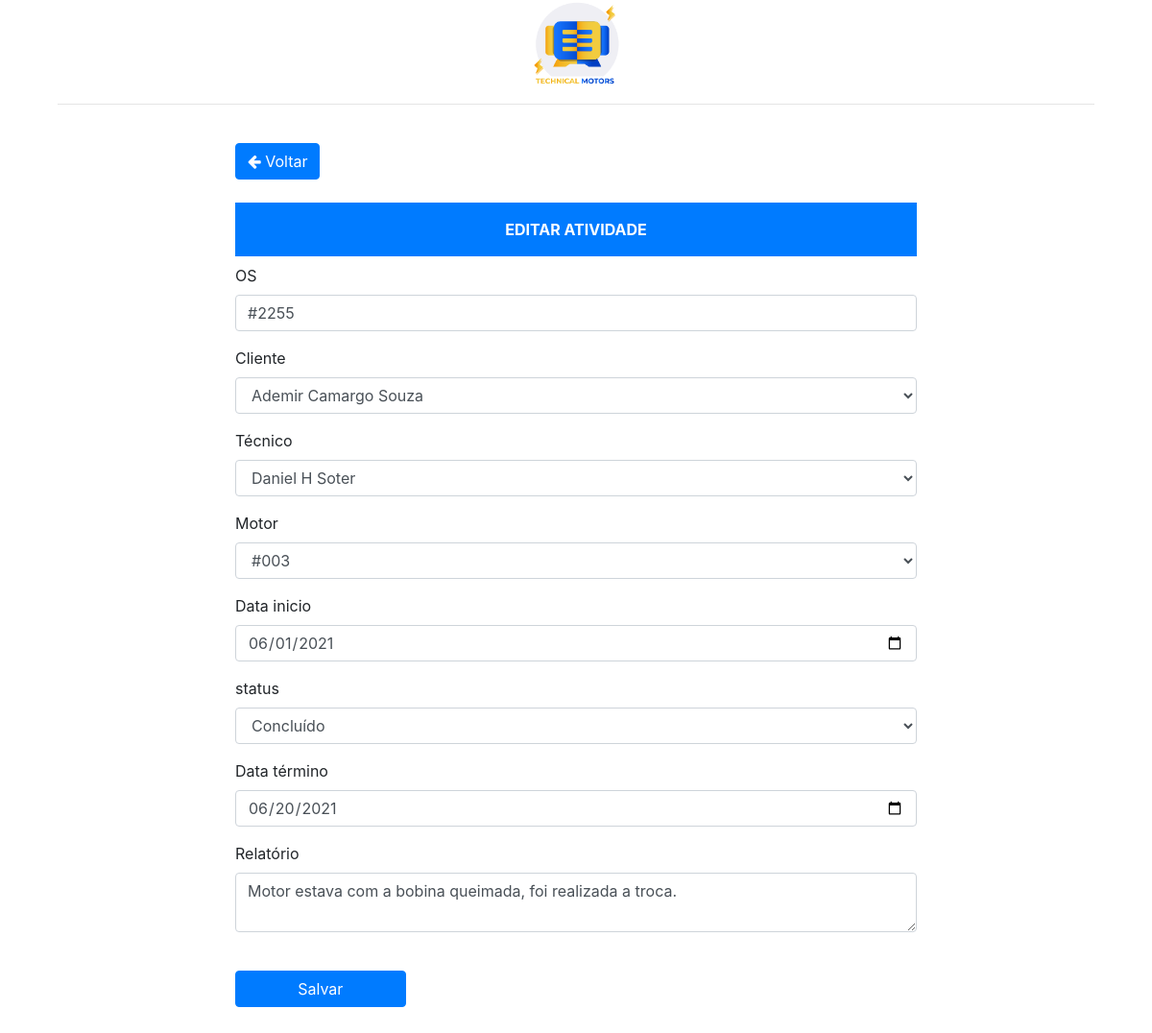
Page /atividade/1 on the committed database.
### app/models.py (models this page shows, shortened)
class Atividade(db.Model, UserMixin):
    __tablename__ = "atividades"
    id = db.Column(db.Integer, primary_key=True, autoincrement=True)
    ordem_servico = db.Column(db.String(84), nullable=False, unique=True, index=True)
    cliente = db.Column(db.String(84), nullable=False)
    motor = db.Column(db.String(84), nullable=False)
    usuario = db.Column(db.String(84), nullable=False)
    data_inicio = db.Column(db.Date(), nullable=False)
    status = db.Column(db.String(84), nullable=False)
    data_fim = db.Column(db.Date(), nullable=False)
    conclusao = db.Column(db.String(200), nullable=False)

### app/view_atividades/views.py (the view, shortened to what this page needs)
@atividades.route("/atividade/<int:id>", methods=["GET", "POST"])
def editar(id):
    atividade = Atividade.query.get(id)
    form = EditarAtividadeForm()
    form.ordem_servico.data = atividade.ordem_servico
    form.cliente.data = atividade.cliente
    form.motor.data = atividade.motor
    form.usuario.data = atividade.usuario
    form.data_inicio.data = atividade.data_inicio
    form.status.data = atividade.status
    form.data_fim.data = atividade.data_fim
    form.conclusao.data = atividade.conclusao
    return render_template("editar/editar_atividade.html", form=form)

### app/forms.py
class EditarAtividadeForm(FlaskForm):
    ordem_servico = StringField("OS", validators=[
        DataRequired("o campo é obrigatório")
    ])
    cliente = SelectField("Cliente")
    usuario = SelectField("Técnico")
    motor = SelectField("Motor")
    data_inicio = DateField("Data inicio", format="%Y-%m-%d")
    status = SelectField("status", choices = [('Aguardando'),('Em Andamento'), ('Concluído'), ('Pausado'), ('Cancelado')])
    data_fim = DateField("Data término", format="%Y-%m-%d")
    conclusao = TextAreaField("Relatório")
    submit = SubmitField("Salvar")
    def __init__(self, *args, **kwargs):
        super().__init__(*args, **kwargs)
        self.cliente.choices = [
            (clientes.nome, clientes.nome) for clientes in Clientes.query.all()
        ]
        self.usuario.choices = [
            (usuarios.nome, usuarios.nome) for usuarios in Usuario.query.all()
        ]
        self.motor.choices = [
            (motores.equipamento, motores.equipamento) for motores in Motores.query.all()
        ]

### app/templates/editar/editar_atividade.html
{% extends  'bases/base.html' %}
{% from 'bases/form.html' import render_form %}
{% block content %}
<div class="container vh-100">
  <div class="row justify-content-center">
      <img class="m-auto" src="/static/img/img-01.png" style="max-width: 100px" alt="IMG">
  </div>
      <hr></hr>
  <div class="row justify-content-center align-items-cent">
    <div class="col-8">
      <br>
      <a href="{{ url_for('atividades.home') }}" class="btn btn-primary">
        <i class="fa fa-arrow-left" aria-hidden="true"></i>
        Voltar
      </a>
      <br><br>
      <div class="p-3 mb-2 bg-primary text-white font-weight-bold text-center">EDITAR ATIVIDADE</div>
      {{ render_form(form) }}
      <br><br><br><br>
    </div>
  </div>
{% endblock %}

### app/templates/bases/form.html (shortened to what this page needs)
{% macro _hz_form_wrap(horizontal_columns, form_type, add_group=False, required=False) %}
{{ caller() }}
{% endmacro %}
{% macro render_field(field,
                    form_type="basic",
                    horizontal_columns=('lg', 2, 10),
                    button_map={}) %}
    {% if field.flags.required and not required in kwargs %}
        {% set kwargs = dict(required=True, **kwargs) %}
    {% endif %}
    {% if field.widget.input_type == 'checkbox' %}
        {% call _hz_form_wrap(horizontal_columns, form_type, True, required=required) %}
            <div class="form-group form-check{% if form_type == "inline" %} form-check-inline{% endif %}">
                <label class="form-check-label">
                    {{ field(class_="form-check-input")|safe }} {{ field.label.text|safe }}
                </label>
            </div>
        {% endcall %}
    {%- elif field.type == 'SubmitField' -%}
        {% set field_kwargs = kwargs %}
        {% call _hz_form_wrap(horizontal_columns, form_type, True, required=required) %}
        <br>
            {{ field(class='w-25 btn btn-%s' % button_map.get(field.name, 'primary'),
            **field_kwargs) }}
        {% endcall %}
    {% else -%}
        <div class="form-group {%- if form_type == "horizontal" %} row{% endif -%}
                         {%- if field.flags.required %} required{% endif -%}">
            {%- if form_type == "inline" %}
                {{ field.label(class="sr-only")|safe }}
                {% if field.type == 'FileField' %}
                    {% if field.errors %}
                        {{ field(class="form-control-file is-invalid", **kwargs)|safe }}
                    {% else %}
                        {{ field(class="form-control-file", **kwargs)|safe }}
                    {% endif %}
                {% else %}
                    {% if field.errors %}
                        {{ field(class="form-control mb-2 mr-sm-2 mb-sm-0 is-invalid", **kwargs)|safe }}
                    {% else %}
                        {{ field(class="form-control mb-2 mr-sm-2 mb-sm-0", **kwargs)|safe }}
                    {% endif %}
                {% endif %}
            {%- else -%}
                {{ field.label(class="form-control-label")|safe }}
                {% if field.type == 'FileField' %}
                    {% if field.errors %}
                        {{ field(class="form-control-file is-invalid", **kwargs)|safe }}
                    {% else %}
                        {{ field(class="form-control-file", **kwargs)|safe }}
                    {% endif %}
                {% else %}
                    {% if field.errors %}
                        {{ field(class="form-control is-invalid", **kwargs)|safe }}
                    {% else %}
                        {{ field(class="form-control", **kwargs)|safe }}
                    {% endif %}
                {% endif %}
            {%- endif %}
        </div>
    {% endif %}
{% endmacro %}
{% macro render_form(form,
                    action="",
                    method="post",
                    extra_classes=None,
                    role="form",
                    form_type="basic",
                    horizontal_columns=('lg', 2, 10),
                    enctype=None,
                    button_map={},
                    id="",
                    novalidate=False,
                    render_kw={}) %}
    {%- set _enctype = [] %}
    {%- if enctype is none -%}
        {%- for field in form %}
            {%- if field.type == 'FileField' %}
                {%- set _ = _enctype.append('multipart/form-data') -%}
            {%- endif %}
        {%- endfor %}
    {%- else %}
        {% set _ = _enctype.append(enctype) %}
    {%- endif %}
    <form{%- if action != None %} action="{{ action }}"{% endif -%}
            {%- if method %} method="{{ method }}"{% endif %}
            class="form
{%- if extra_classes %} {{ extra_classes }}{% endif -%}{%- if form_type == "inline" %} form-inline{% endif -%}"
            {%- if role %} role="{{ role }}"{% endif -%}
            {%- if render_kw %} {{ render_kw|xmlattr }}{% endif -%}>
        {%- for field in form %}
            {% if not bootstrap_is_hidden_field(field) -%}
                {{ render_field(field,
                    form_type=form_type,
                    horizontal_columns=horizontal_columns,
                    button_map=button_map) }}
            {%- endif %}
        {%- endfor %}
    </form>
{%- endmacro %}

### rows in the picture
Atividade: ordem_servico "#2255" "Ademir Camargo Souza" "Daniel H Soter" "#003" "06/01/2021" "Concluído" "06/20/2021" "Motor estava com a bobina queimada, foi realizada a troca."

### other values in the picture
{{ field.label(class="form-control-label")|safe }} "OS" "Cliente" "Técnico" "Motor" "Data inicio" "status" "Data término" "Relatório"
